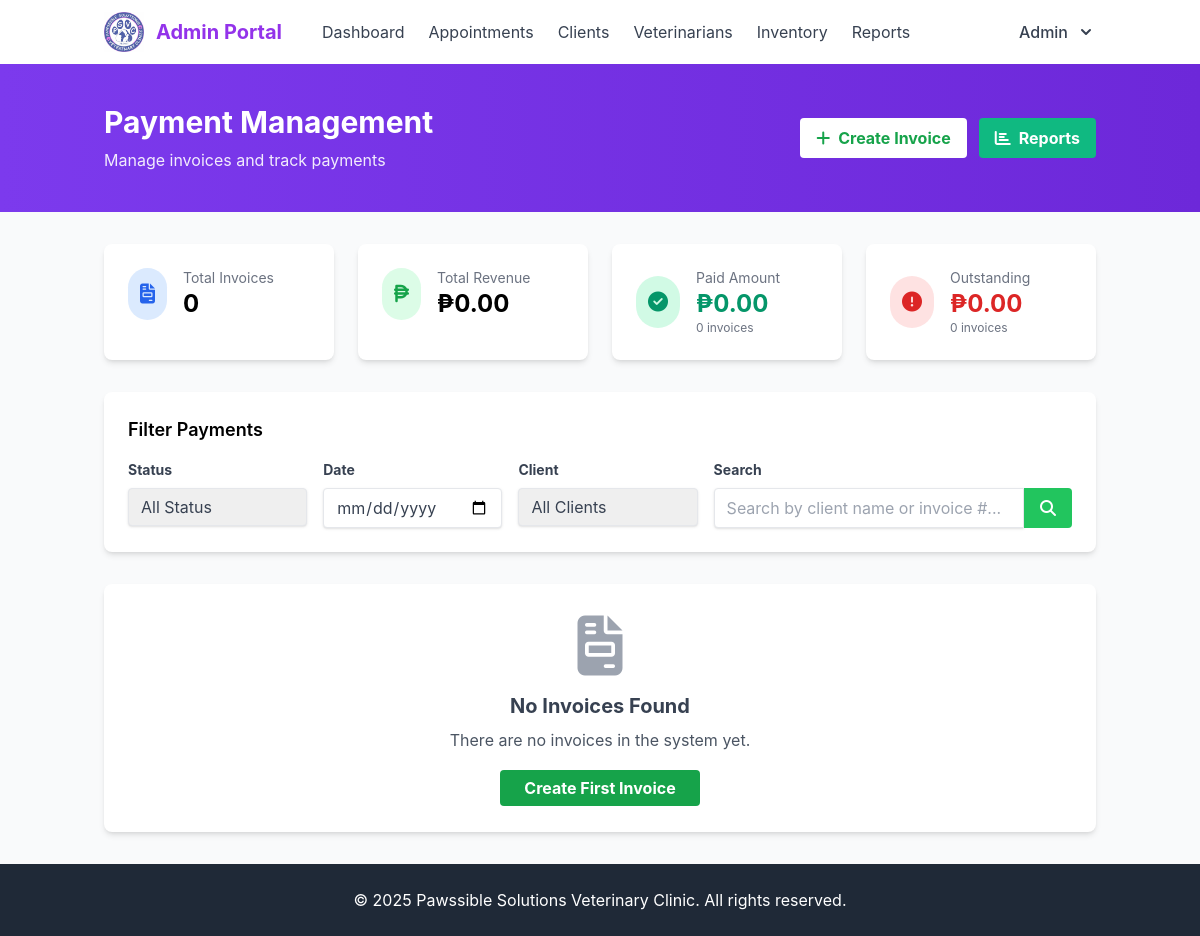
/admin/payments.php (signed in), run on an earlier commit of the app's database.
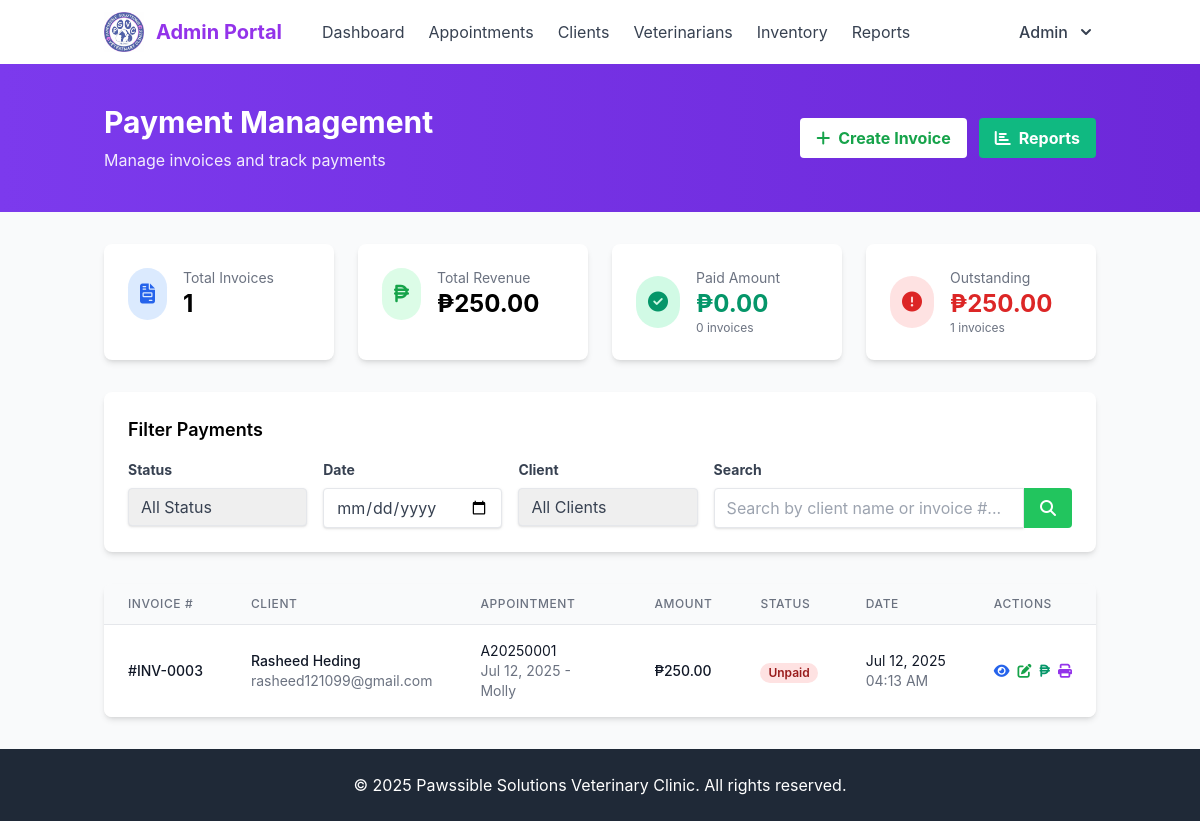
And on a later commit of the database.
### tables this page shows
CREATE TABLE `invoices` (
  `id` int(11) NOT NULL,
  `appointment_id` int(11) DEFAULT NULL,
  `client_id` int(11) NOT NULL,
  `total_amount` decimal(10,2) NOT NULL,
  `paid` tinyint(1) DEFAULT 0,
  `payment_date` datetime DEFAULT NULL,
  `payment_method` varchar(50) DEFAULT NULL,
  `notes` text DEFAULT NULL,
  `created_at` timestamp NOT NULL DEFAULT current_timestamp(),
  `updated_at` timestamp NOT NULL DEFAULT current_timestamp() ON UPDATE current_timestamp()
);

CREATE TABLE `users` (
  `id` int(11) NOT NULL,
  `username` varchar(50) NOT NULL,
  `password` varchar(255) NOT NULL,
  `first_name` varchar(50) NOT NULL,
  `last_name` varchar(50) NOT NULL,
  `email` varchar(100) NOT NULL,
  `phone` varchar(20) DEFAULT NULL,
  `role` enum('client','vet','admin') NOT NULL DEFAULT 'client',
  `last_login` datetime DEFAULT NULL,
  `created_at` timestamp NOT NULL DEFAULT current_timestamp(),
  `updated_at` timestamp NOT NULL DEFAULT current_timestamp() ON UPDATE current_timestamp()
);

CREATE TABLE `appointments` (
  `id` int(11) NOT NULL,
  `appointment_number` varchar(20) NOT NULL DEFAULT '',
  `pet_id` int(11) NOT NULL,
  `vet_id` int(11) NOT NULL,
  `appointment_date` date NOT NULL,
  `appointment_time` time NOT NULL,
  `reason` varchar(100) NOT NULL,
  `notes` text DEFAULT NULL,
  `status` enum('scheduled','completed','cancelled','no-show') NOT NULL DEFAULT 'scheduled',
  `created_at` timestamp NOT NULL DEFAULT current_timestamp(),
  `updated_at` timestamp NOT NULL DEFAULT current_timestamp() ON UPDATE current_timestamp()
);

CREATE TABLE `pets` (
  `id` int(11) NOT NULL,
  `owner_id` int(11) NOT NULL,
  `name` varchar(50) NOT NULL,
  `species` varchar(50) NOT NULL,
  `breed` varchar(50) DEFAULT NULL,
  `gender` enum('male','female','unknown') NOT NULL,
  `date_of_birth` date DEFAULT NULL,
  `weight` decimal(5,2) DEFAULT NULL,
  `microchip_id` varchar(50) DEFAULT NULL,
  `created_at` timestamp NOT NULL DEFAULT current_timestamp(),
  `updated_at` timestamp NOT NULL DEFAULT current_timestamp() ON UPDATE current_timestamp()
);

### admin/payments.php (the view, shortened to what the changed rows need)
<?php
$database = new Database();
$db = $database->getConnection();
$status_filter = isset($_GET['status']) ? $_GET['status'] : '';
$date_filter = isset($_GET['date']) ? $_GET['date'] : '';
$client_filter = isset($_GET['client_id']) ? $_GET['client_id'] : '';
$search = isset($_GET['search']) ? $_GET['search'] : '';
$query = "SELECT i.*, CONCAT(u.first_name, ' ', u.last_name) as client_name, u.email, u.phone,
         a.appointment_number, a.appointment_date, a.appointment_time, p.name as pet_name
         FROM invoices i
         JOIN users u ON i.client_id = u.id
         LEFT JOIN appointments a ON i.appointment_id = a.id
         LEFT JOIN pets p ON a.pet_id = p.id
         WHERE 1=1";
$query .= " ORDER BY i.created_at DESC";
$stmt = $db->prepare($query);
$stmt->execute();
$stats_query = "SELECT
                COUNT(*) as total_invoices,
                SUM(total_amount) as total_amount,
                SUM(CASE WHEN paid = 1 THEN total_amount ELSE 0 END) as paid_amount,
                SUM(CASE WHEN paid = 0 THEN total_amount ELSE 0 END) as unpaid_amount,
                COUNT(CASE WHEN paid = 1 THEN 1 END) as paid_count,
                COUNT(CASE WHEN paid = 0 THEN 1 END) as unpaid_count
                FROM invoices";
$stats_stmt = $db->prepare($stats_query);
$stats_stmt->execute();
$stats = $stats_stmt->fetch(PDO::FETCH_ASSOC);
include_once '../includes/admin_header.php';
?>
<div class="bg-gradient-to-r from-violet-600 to-violet-700 py-10">
    <div class="container mx-auto px-4">
        <div class="flex justify-between items-center">
            <div>
                <h1 class="text-3xl font-bold text-white">Payment Management</h1>
            </div>
        </div>
    </div>
</div>
<div class="container mx-auto px-4 py-8">
    <div class="grid grid-cols-1 md:grid-cols-2 lg:grid-cols-4 gap-6 mb-8">
        <div class="bg-white rounded-lg shadow-md p-6">
            <div class="flex items-center">
                <div>
                    <p class="text-gray-500 text-sm">Total Invoices</p>
                    <h3 class="text-2xl font-bold"><?php echo $stats['total_invoices']; ?></h3>
                </div>
            </div>
        </div>
        <div class="bg-white rounded-lg shadow-md p-6">
            <div class="flex items-center">
                <div>
                    <p class="text-gray-500 text-sm">Total Revenue</p>
                    <h3 class="text-2xl font-bold">₱<?php echo number_format($stats['total_amount'], 2); ?></h3>
                </div>
            </div>
        </div>
        <div class="bg-white rounded-lg shadow-md p-6">
            <div class="flex items-center">
                <div>
                    <p class="text-gray-500 text-sm">Outstanding</p>
                    <h3 class="text-2xl font-bold text-red-600">₱<?php echo number_format($stats['unpaid_amount'], 2); ?></h3>
                    <p class="text-xs text-gray-500"><?php echo $stats['unpaid_count']; ?> invoices</p>
                </div>
            </div>
        </div>
    </div>
    <?php if ($stmt->rowCount() > 0): ?>
        <div class="bg-white rounded-lg shadow-md overflow-hidden">
            <div class="overflow-x-auto">
                <table class="min-w-full divide-y divide-gray-200">
                    <thead class="bg-gray-50">
                        <tr>
                            <th scope="col" class="px-6 py-3 text-left text-xs font-medium text-gray-500 uppercase tracking-wider">Invoice #</th>
                            <th scope="col" class="px-6 py-3 text-left text-xs font-medium text-gray-500 uppercase tracking-wider">Client</th>
                            <th scope="col" class="px-6 py-3 text-left text-xs font-medium text-gray-500 uppercase tracking-wider">Appointment</th>
                            <th scope="col" class="px-6 py-3 text-left text-xs font-medium text-gray-500 uppercase tracking-wider">Amount</th>
                            <th scope="col" class="px-6 py-3 text-left text-xs font-medium text-gray-500 uppercase tracking-wider">Status</th>
                            <th scope="col" class="px-6 py-3 text-left text-xs font-medium text-gray-500 uppercase tracking-wider">Date</th>
                            <th scope="col" class="px-6 py-3 text-left text-xs font-medium text-gray-500 uppercase tracking-wider">Actions</th>
                        </tr>
                    </thead>
                    <tbody class="bg-white divide-y divide-gray-200">
                        <?php while ($invoice = $stmt->fetch(PDO::FETCH_ASSOC)): ?>
                            <tr class="hover:bg-gray-50">
                                <td class="px-6 py-4 whitespace-nowrap">
                                    <div class="text-sm font-medium text-gray-900">#INV-<?php echo str_pad($invoice['id'], 4, '0', STR_PAD_LEFT); ?></div>
                                </td>
                                <td class="px-6 py-4">
                                    <div class="text-sm font-medium text-gray-900"><?php echo htmlspecialchars($invoice['client_name']); ?></div>
                                    <div class="text-sm text-gray-500"><?php echo htmlspecialchars($invoice['email']); ?></div>
                                </td>
                                <td class="px-6 py-4">
                                    <?php if ($invoice['appointment_number']): ?>
                                        <div class="text-sm text-gray-900"><?php echo htmlspecialchars($invoice['appointment_number']); ?></div>
                                        <div class="text-sm text-gray-500">
                                            <?php echo date('M d, Y', strtotime($invoice['appointment_date'])); ?>
                                            <?php if ($invoice['pet_name']): ?>
                                                - <?php echo htmlspecialchars($invoice['pet_name']); ?>
                                            <?php endif; ?>
                                        </div>
                                    <?php else: ?>
                                        <span class="text-sm text-gray-500">No appointment</span>
                                    <?php endif; ?>
                                </td>
                                <td class="px-6 py-4 whitespace-nowrap">
                                    <div class="text-sm font-medium text-gray-900">₱<?php echo number_format($invoice['total_amount'], 2); ?></div>
                                </td>
                                <td class="px-6 py-4 whitespace-nowrap">
                                    <span class="px-2 inline-flex text-xs leading-5 font-semibold rounded-full
                                        <?php echo $invoice['paid'] ? 'bg-green-100 text-green-800' : 'bg-red-100 text-red-800'; ?>">
                                        <?php echo $invoice['paid'] ? 'Paid' : 'Unpaid'; ?>
                                    </span>
                                </td>
                                <td class="px-6 py-4 whitespace-nowrap">
                                    <div class="text-sm text-gray-900"><?php echo date('M d, Y', strtotime($invoice['created_at'])); ?></div>
                                    <div class="text-sm text-gray-500"><?php echo date('h:i A', strtotime($invoice['created_at'])); ?></div>
                                </td>
                                <td class="px-6 py-4 whitespace-nowrap text-sm font-medium">
                                    <div class="flex space-x-2">
                                        <a href="view_invoice.php?id=<?php echo $invoice['id']; ?>" class="text-blue-600 hover:text-blue-900" title="View Invoice">
                                            <i class="fas fa-eye"></i>
                                        </a>
                                        <a href="edit_invoice.php?id=<?php echo $invoice['id']; ?>" class="text-green-600 hover:text-green-900" title="Edit Invoice">
                                            <i class="fas fa-edit"></i>
                                        </a>
                                        <?php if (!$invoice['paid']): ?>
                                            <a href="record_payment.php?id=<?php echo $invoice['id']; ?>" class="text-emerald-600 hover:text-emerald-900" title="Record Payment">
                                                <i class="fas fa-peso-sign"></i>
                                            </a>
                                        <?php endif; ?>
                                        <a href="print_invoice.php?id=<?php echo $invoice['id']; ?>" target="_blank" class="text-purple-600 hover:text-purple-900" title="Print Invoice">
                                            <i class="fas fa-print"></i>
                                        </a>
                                    </div>
                                </td>
                            </tr>
                        <?php endwhile; ?>
                    </tbody>
                </table>
            </div>
        </div>
    <?php else: ?>
        <div class="bg-white rounded-lg shadow-md p-8 text-center">
            <div class="text-gray-400 mb-4">
                <i class="fas fa-file-invoice text-6xl"></i>
            </div>
            <h3 class="text-xl font-bold text-gray-700 mb-2">No Invoices Found</h3>
            <p class="text-gray-600 mb-6">
                <?php if (!empty($status_filter) || !empty($date_filter) || !empty($client_filter) || !empty($search)): ?>
                    No invoices match your current filters. Try adjusting your filter criteria.
                <?php else: ?>
                    There are no invoices in the system yet.
                <?php endif; ?>
            </p>
            <a href="create_invoice.php" class="bg-green-600 hover:bg-green-700 text-white font-bold py-2 px-6 rounded transition">
                Create First Invoice
            </a>
        </div>
    <?php endif; ?>
</div>
<?php include_once '../includes/admin_footer.php'; ?>

What changed in the data, as far as the page shows it:
added invoices: id "0003", client_name "Rasheed Heding", client.email "rasheed121099@gmail.com", appointment.appointment_number "A20250001", appointment.appointment_date "Jul 12, 2025", pets.name "Molly", total_amount "250.00", paid "Unpaid", created_at "Jul 12, 2025", created_at "04:13 AM"
Also different on the page:
$stats['total_invoices']: "0" → "1"
$stats['total_amount']: "0.00" → "250.00"
$stats['unpaid_amount']: "0.00" → "250.00"
$stats['unpaid_count']: "0" → "1"
text no longer shown: "No Invoices Found There are no invoices in the system yet. Create First Invoice"
text now shown: "INVOICE # CLIENT APPOINTMENT AMOUNT STATUS DATE ACTIONS"
